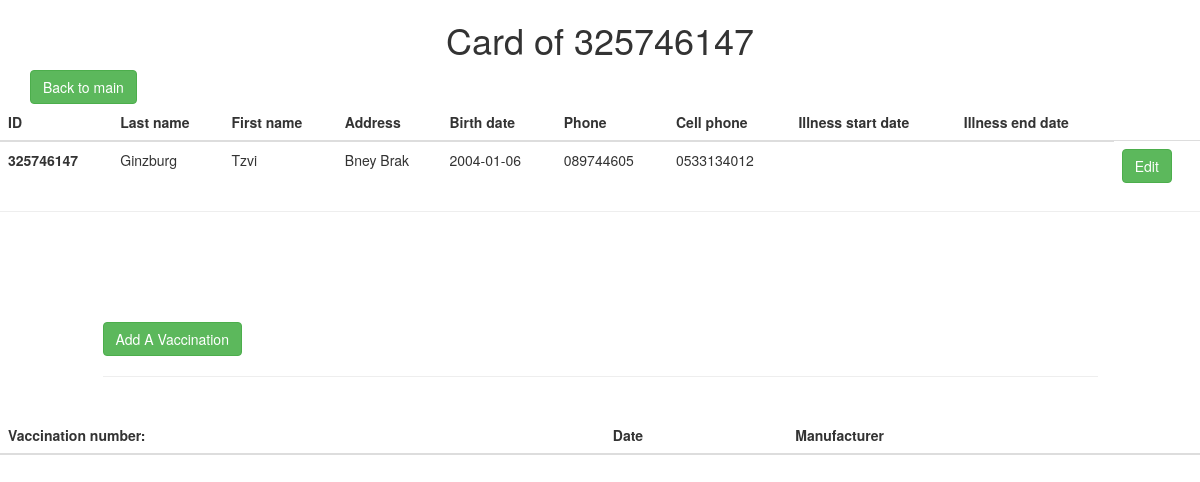
Page /show.php?id=325746147 on the earlier database version.
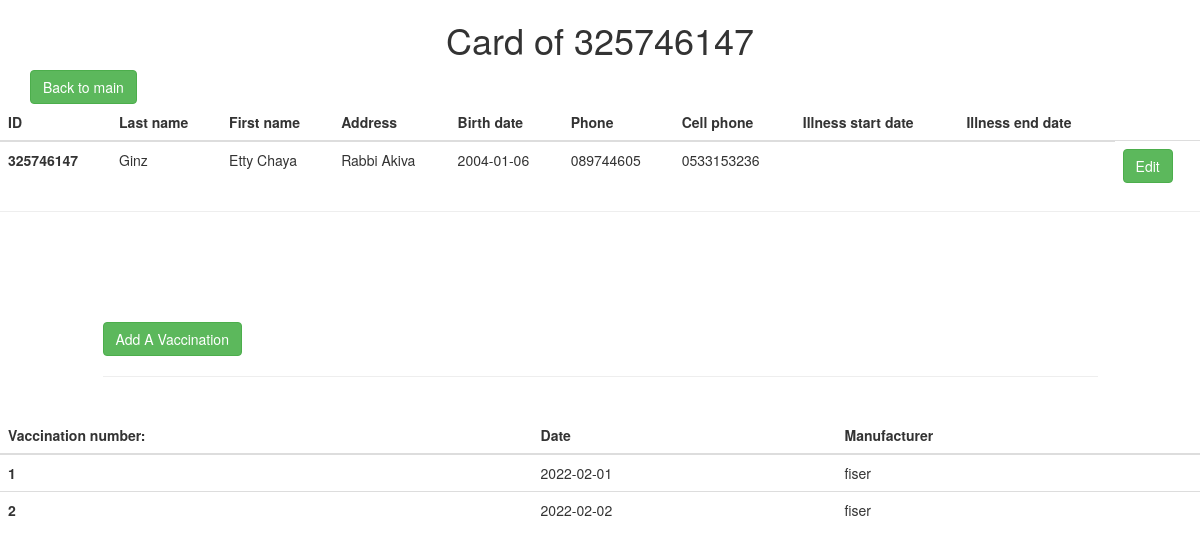
Same page on the later database version.
### tables this page shows
CREATE TABLE `members_details` (
  `id` int(9) NOT NULL,
  `last_name` varchar(20) NOT NULL,
  `first_name` varchar(20) NOT NULL,
  `address` varchar(100) NOT NULL,
  `birth_date` date NOT NULL,
  `phone` varchar(9) NOT NULL,
  `cell_phone` varchar(10) NOT NULL,
  `start_date` date DEFAULT NULL,
  `end_date` date DEFAULT NULL
);

CREATE TABLE `vacc_records` (
  `no` int(1) NOT NULL,
  `id` int(9) NOT NULL,
  `vdate` date NOT NULL,
  `manufacturer` text NOT NULL
);

### show.php (the view, shortened to what this page needs)
<!DOCTYPE html>
<?php
include 'db.php';
$id = $_GET['id'];
$sql ="select * from members_details where id = '" . $id . "'";
$val = $db->query($sql);
$row= $val->fetch_assoc();
$sq_l = "select * from vacc_records WHERE id = '" . $id . "'";
$rows_ = $db ->query($sq_l);
?>
<html>
  <head>
    <link rel="stylesheet" href="https://maxcdn.bootstrapcdn.com/bootstrap/3.3.7/css/bootstrap.min.css">
  </head>
  <body>
    <div class="container">
      <center><h1>Card of <?php echo $row['id']?></h1></center>
      <a href = "index.php" class = "btn btn-success pull-left"> Back to main</a>
    </div>
    <table class="table table-hover">
      <thead>
        <tr>
          <th scope="col">ID</th>
          <th scope="col">Last name</th>
          <th scope="col">First name</th>
          <th scope="col">Address</th>
          <th scope="col">Birth date</th>
          <th scope="col">Phone</th>
          <th scope="col">Cell phone</th>
          <th scope="col">Illness start date</th>
          <th scope="col">Illness end date</th>
        </tr>
      </thead>
      <tbody>
        <div class="table-responsive">
          <tr>
            <th><?php echo $row['id'] ?></th>
            <td><?php echo $row['last_name'] ?></td>
            <td><?php echo $row['first_name'] ?></td>
            <td><?php echo $row['address'] ?></td>
            <td><?php echo $row['birth_date'] ?></td>
            <td><?php echo $row['phone'] ?></td>
            <td><?php echo $row['cell_phone'] ?></td>
            <td><?php echo $row['start_date'] !== '0000-00-00' ? $row['start_date'] : ''; ?></td>
            <td><?php echo $row['end_date'] !== '0000-00-00' ? $row['end_date'] : ''; ?></td>
            <td><a href = "update.php?id=<?php echo $row['id']; ?>" class = "btn btn-success"> Edit</a></td>
          </tr>
        </div>
      </tbody>
    </table>
        <table class="table table-hover">
      <thead>
        <tr>
          <th scope="col">Vaccination number:</th>
          <th scope="col">Date</th>
          <th scope="col">Manufacturer</th>
          <hr> <br>
        </tr>
        <div class="row" style="margin-top: 70px;">
        <div class = "col-md-10 col-md-offset-1">
          <button type="button" data-target = "#myModal" data-toggle="modal"  class="btn btn-success ">Add A Vaccination</button>
          <hr> <br>
        </div>
      </div>
      </thead>
      <tbody>
        <div class="table-responsive">
          <tr>
          <?php while ($row_ = $rows_->fetch_assoc()): ?>
            <th><?php echo $row_['no'] ?></th>
            <td><?php echo $row_['vdate'] ?></td>
            <td><?php echo $row_['manufacturer'] ?></td>
          </tr>
          <?php endwhile; ?>
        </div>
      </tbody>
    </table>
</body>
</html>

Differences in the rows shown:
changed members_details id 325746147: last_name "Ginzburg" → "Ginz"; first_name "Tzvi" → "Etty Chaya"; address "Bney Brak" → "Rabbi Akiva"; cell_phone "0533134012" → "0533153236"
added vacc_records: no "1", vdate "2022-02-01", manufacturer "fiser"
added vacc_records: no "2", vdate "2022-02-02", manufacturer "fiser"
